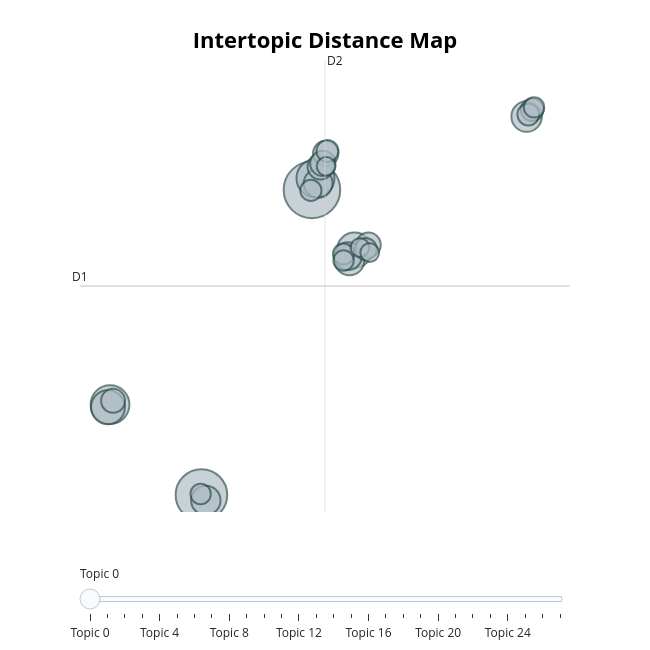

The cell this chart's notebook holds for it:
### Code cell
topic_model.visualize_topics()

### Figure 1 — Plotly figure (JSON) as saved in the notebook; plotly's stock layout.template omitted (floating-point values rounded to 4 significant figures)
{"data": [{"customdata": [[0, "masks | mask | wearing | face | sarscov2", 100], [1, "cure | lemon | ginger | prevent | cures", 83], [2, "brazilian | brazil | death | recorded | court", 47], [3, "facebook | times | shared | posts | infected", 45], [4, "patient | hospital | video | shows | covid19", 39], [5, "hospital | patients | doctor | argentina | died", 36], [6, "gates | bill | melinda | fauci | population", 29], [7, "test | tests | pcr | barrier | swabs", 28], [8, "hydroxychloroquine | chloroquine | paulo | use | so", 27], [9, "picture | august | berlin | german | protest", 26], [10, "symptoms | mutating | contagious | covid19 | asymptomatic", 24], [11, "5g | activated | rna | digitizable | recovers", 21], [12, "italy | newspaper | italian | article | stating", 20], [13, "whatsapp | flu | 1918 | message | spreading", 20], [14, "lockdown | ukraine | june | news | 2020", 19], [15, "colombian | drop | national | government | gdp", 18], [16, "happened | laboratory | odd | failed | impeachment", 16], [17, "abortion | vaccines | vaccine | fetuses | aborted", 15], [18, "since | pandemic | global | defrauded | 300000", 15], [19, "tunisia | border | succeeded | best | considers", 15], [20, "thermometers | infrared | damage | neurons | laser", 14], [21, "fear | deaths | died | 2009 | 1942", 14], [22, "ivermectin | australia | recommends | symptoms | formula", 13], [23, "coronavac | chinese | vaccine | developed | tested", 13], [24, "cases | number | tested | positive | testing", 13], [25, "fraud | pandemic | protesters | occupied | 63", 11], [26, "taiwan | relief | electrical | government | bonus", 11], [27, "nipah | outbreak | abdo | isolates | jeddah", 11]], "hovertemplate": "<b>Topic %{customdata[0]}</b><br>%{customdata[1]}<br>Size: %{customdata[2]}", "legendgroup": "", "marker": {"color": "#B0BEC5", "line": {"color": "DarkSlateGrey", "width": 2}, "size": [100, 83, 47, 45, 39, 36, 29, 28, 27, 26, 24, 21, 20, 20, 19, 18, 16, 15, 15, 15, 14, 14, 13, 13, 13, 11, 11, 11], "sizemode": "area", "sizeref": 0.0625, "symbol": "circle"}, "mode": "markers", "name": "", "orientation": "v", "showlegend": false, "type": "scatter", "x": [1.332, -7.041, -13.97, 1.599, 4.561, -14.12, 17.6, 4.177, -6.707, 1.803, 4.065, 1.984, 2.379, 2.157, 5.611, -13.73, 18.02, 17.73, 5.412, 2.503, 1.254, 3.727, -7.1, 18.16, 3.729, 4.969, 5.708, 2.405], "xaxis": "x", "y": [14.3, -4.389, 1.145, 15.01, 10.6, 0.9872, 18.78, 9.984, -4.723, 14.69, 10.23, 15.72, 16.52, 15.91, 10.92, 1.375, 19.2, 18.91, 10.68, 16.67, 14.26, 10.37, -4.33, 19.35, 9.965, 10.76, 10.45, 15.73], "yaxis": "y"}], "layout": {"annotations": [{"showarrow": false, "text": "D1", "x": -16.24, "y": 8.407, "yshift": 10}, {"showarrow": false, "text": "D2", "x": 2.322, "xshift": 10, "y": 22.25}], "height": 650, "hoverlabel": {"bgcolor": "white", "font": {"family": "Rockwell", "size": 16}}, "legend": {"itemsizing": "constant", "tracegroupgap": 0}, "margin": {"t": 60}, "shapes": [{"line": {"color": "#CFD8DC", "width": 2}, "type": "line", "x0": 2.322, "x1": 2.322, "y0": -5.432, "y1": 22.25}, {"line": {"color": "#9E9E9E", "width": 2}, "type": "line", "x0": -16.24, "x1": 20.88, "y0": 8.407, "y1": 8.407}], "sliders": [{"active": 0, "pad": {"t": 50}, "steps": [{"args": [{"marker.color": [["red", "#B0BEC5", "#B0BEC5", "#B0BEC5", "#B0BEC5", "#B0BEC5", "#B0BEC5", "#B0BEC5", "#B0BEC5", "#B0BEC5", "#B0BEC5", "#B0BEC5", "#B0BEC5", "#B0BEC5", "#B0BEC5", "#B0BEC5", "#B0BEC5", "#B0BEC5", "#B0BEC5", "#B0BEC5", "#B0BEC5", "#B0BEC5", "#B0BEC5", "#B0BEC5", "#B0BEC5", "#B0BEC5", "#B0BEC5", "#B0BEC5"]]}], "label": "Topic 0", "method": "update"}, {"args": [{"marker.color": [["#B0BEC5", "red", "#B0BEC5", "#B0BEC5", "#B0BEC5", "#B0BEC5", "#B0BEC5", "#B0BEC5", "#B0BEC5", "#B0BEC5", "#B0BEC5", "#B0BEC5", "#B0BEC5", "#B0BEC5", "#B0BEC5", "#B0BEC5", "#B0BEC5", "#B0BEC5", "#B0BEC5", "#B0BEC5", "#B0BEC5", "#B0BEC5", "#B0BEC5", "#B0BEC5", "#B0BEC5", "#B0BEC5", "#B0BEC5", "#B0BEC5"]]}], "label": "Topic 1", "method": "update"}, {"args": [{"marker.color": [["#B0BEC5", "#B0BEC5", "red", "#B0BEC5", "#B0BEC5", "#B0BEC5", "#B0BEC5", "#B0BEC5", "#B0BEC5", "#B0BEC5", "#B0BEC5", "#B0BEC5", "#B0BEC5", "#B0BEC5", "#B0BEC5", "#B0BEC5", "#B0BEC5", "#B0BEC5", "#B0BEC5", "#B0BEC5", "#B0BEC5", "#B0BEC5", "#B0BEC5", "#B0BEC5", "#B0BEC5", "#B0BEC5", "#B0BEC5", "#B0BEC5"]]}], "label": "Topic 2", "method": "update"}, {"args": [{"marker.color": [["#B0BEC5", "#B0BEC5", "#B0BEC5", "red", "#B0BEC5", "#B0BEC5", "#B0BEC5", "#B0BEC5", "#B0BEC5", "#B0BEC5", "#B0BEC5", "#B0BEC5", "#B0BEC5", "#B0BEC5", "#B0BEC5", "#B0BEC5", "#B0BEC5", "#B0BEC5", "#B0BEC5", "#B0BEC5", "#B0BEC5", "#B0BEC5", "#B0BEC5", "#B0BEC5", "#B0BEC5", "#B0BEC5", "#B0BEC5", "#B0BEC5"]]}], "label": "Topic 3", "method": "update"}, {"args": [{"marker.color": [["#B0BEC5", "#B0BEC5", "#B0BEC5", "#B0BEC5", "red", "#B0BEC5", "#B0BEC5", "#B0BEC5", "#B0BEC5", "#B0BEC5", "#B0BEC5", "#B0BEC5", "#B0BEC5", "#B0BEC5", "#B0BEC5", "#B0BEC5", "#B0BEC5", "#B0BEC5", "#B0BEC5", "#B0BEC5", "#B0BEC5", "#B0BEC5", "#B0BEC5", "#B0BEC5", "#B0BEC5", "#B0BEC5", "#B0BEC5", "#B0BEC5"]]}], "label": "Topic 4", "method": "update"}, {"args": [{"marker.color": [["#B0BEC5", "#B0BEC5", "#B0BEC5", "#B0BEC5", "#B0BEC5", "red", "#B0BEC5", "#B0BEC5", "#B0BEC5", "#B0BEC5", "#B0BEC5", "#B0BEC5", "#B0BEC5", "#B0BEC5", "#B0BEC5", "#B0BEC5", "#B0BEC5", "#B0BEC5", "#B0BEC5", "#B0BEC5", "#B0BEC5", "#B0BEC5", "#B0BEC5", "#B0BEC5", "#B0BEC5", "#B0BEC5", "#B0BEC5", "#B0BEC5"]]}], "label": "Topic 5", "method": "update"}, {"args": [{"marker.color": [["#B0BEC5", "#B0BEC5", "#B0BEC5", "#B0BEC5", "#B0BEC5", "#B0BEC5", "red", "#B0BEC5", "#B0BEC5", "#B0BEC5", "#B0BEC5", "#B0BEC5", "#B0BEC5", "#B0BEC5", "#B0BEC5", "#B0BEC5", "#B0BEC5", "#B0BEC5", "#B0BEC5", "#B0BEC5", "#B0BEC5", "#B0BEC5", "#B0BEC5", "#B0BEC5", "#B0BEC5", "#B0BEC5", "#B0BEC5", "#B0BEC5"]]}], "label": "Topic 6", "method": "update"}, {"args": [{"marker.color": [["#B0BEC5", "#B0BEC5", "#B0BEC5", "#B0BEC5", "#B0BEC5", "#B0BEC5", "#B0BEC5", "red", "#B0BEC5", "#B0BEC5", "#B0BEC5", "#B0BEC5", "#B0BEC5", "#B0BEC5", "#B0BEC5", "#B0BEC5", "#B0BEC5", "#B0BEC5", "#B0BEC5", "#B0BEC5", "#B0BEC5", "#B0BEC5", "#B0BEC5", "#B0BEC5", "#B0BEC5", "#B0BEC5", "#B0BEC5", "#B0BEC5"]]}], "label": "Topic 7", "method": "update"}, {"args": [{"marker.color": [["#B0BEC5", "#B0BEC5", "#B0BEC5", "#B0BEC5", "#B0BEC5", "#B0BEC5", "#B0BEC5", "#B0BEC5", "red", "#B0BEC5", "#B0BEC5", "#B0BEC5", "#B0BEC5", "#B0BEC5", "#B0BEC5", "#B0BEC5", "#B0BEC5", "#B0BEC5", "#B0BEC5", "#B0BEC5", "#B0BEC5", "#B0BEC5", "#B0BEC5", "#B0BEC5", "#B0BEC5", "#B0BEC5", "#B0BEC5", "#B0BEC5"]]}], "label": "Topic 8", "method": "update"}, {"args": [{"marker.color": [["#B0BEC5", "#B0BEC5", "#B0BEC5", "#B0BEC5", "#B0BEC5", "#B0BEC5", "#B0BEC5", "#B0BEC5", "#B0BEC5", "red", "#B0BEC5", "#B0BEC5", "#B0BEC5", "#B0BEC5", "#B0BEC5", "#B0BEC5", "#B0BEC5", "#B0BEC5", "#B0BEC5", "#B0BEC5", "#B0BEC5", "#B0BEC5", "#B0BEC5", "#B0BEC5", "#B0BEC5", "#B0BEC5", "#B0BEC5", "#B0BEC5"]]}], "label": "Topic 9", "method": "update"}, {"args": [{"marker.color": [["#B0BEC5", "#B0BEC5", "#B0BEC5", "#B0BEC5", "#B0BEC5", "#B0BEC5", "#B0BEC5", "#B0BEC5", "#B0BEC5", "#B0BEC5", "red", "#B0BEC5", "#B0BEC5", "#B0BEC5", "#B0BEC5", "#B0BEC5", "#B0BEC5", "#B0BEC5", "#B0BEC5", "#B0BEC5", "#B0BEC5", "#B0BEC5", "#B0BEC5", "#B0BEC5", "#B0BEC5", "#B0BEC5", "#B0BEC5", "#B0BEC5"]]}], "label": "Topic 10", "method": "update"}, {"args": [{"marker.color": [["#B0BEC5", "#B0BEC5", "#B0BEC5", "#B0BEC5", "#B0BEC5", "#B0BEC5", "#B0BEC5", "#B0BEC5", "#B0BEC5", "#B0BEC5", "#B0BEC5", "red", "#B0BEC5", "#B0BEC5", "#B0BEC5", "#B0BEC5", "#B0BEC5", "#B0BEC5", "#B0BEC5", "#B0BEC5", "#B0BEC5", "#B0BEC5", "#B0BEC5", "#B0BEC5", "#B0BEC5", "#B0BEC5", "#B0BEC5", "#B0BEC5"]]}], "label": "Topic 11", "method": "update"}, {"args": [{"marker.color": [["#B0BEC5", "#B0BEC5", "#B0BEC5", "#B0BEC5", "#B0BEC5", "#B0BEC5", "#B0BEC5", "#B0BEC5", "#B0BEC5", "#B0BEC5", "#B0BEC5", "#B0BEC5", "red", "#B0BEC5", "#B0BEC5", "#B0BEC5", "#B0BEC5", "#B0BEC5", "#B0BEC5", "#B0BEC5", "#B0BEC5", "#B0BEC5", "#B0BEC5", "#B0BEC5", "#B0BEC5", "#B0BEC5", "#B0BEC5", "#B0BEC5"]]}], "label": "Topic 12", "method": "update"}, {"args": [{"marker.color": [["#B0BEC5", "#B0BEC5", "#B0BEC5", "#B0BEC5", "#B0BEC5", "#B0BEC5", "#B0BEC5", "#B0BEC5", "#B0BEC5", "#B0BEC5", "#B0BEC5", "#B0BEC5", "#B0BEC5", "red", "#B0BEC5", "#B0BEC5", "#B0BEC5", "#B0BEC5", "#B0BEC5", "#B0BEC5", "#B0BEC5", "#B0BEC5", "#B0BEC5", "#B0BEC5", "#B0BEC5", "#B0BEC5", "#B0BEC5", "#B0BEC5"]]}], "label": "Topic 13", "method": "update"}, {"args": [{"marker.color": [["#B0BEC5", "#B0BEC5", "#B0BEC5", "#B0BEC5", "#B0BEC5", "#B0BEC5", "#B0BEC5", "#B0BEC5", "#B0BEC5", "#B0BEC5", "#B0BEC5", "#B0BEC5", "#B0BEC5", "#B0BEC5", "red", "#B0BEC5", "#B0BEC5", "#B0BEC5", "#B0BEC5", "#B0BEC5", "#B0BEC5", "#B0BEC5", "#B0BEC5", "#B0BEC5", "#B0BEC5", "#B0BEC5", "#B0BEC5", "#B0BEC5"]]}], "label": "Topic 14", "method": "update"}, {"args": [{"marker.color": [["#B0BEC5", "#B0BEC5", "#B0BEC5", "#B0BEC5", "#B0BEC5", "#B0BEC5", "#B0BEC5", "#B0BEC5", "#B0BEC5", "#B0BEC5", "#B0BEC5", "#B0BEC5", "#B0BEC5", "#B0BEC5", "#B0BEC5", "red", "#B0BEC5", "#B0BEC5", "#B0BEC5", "#B0BEC5", "#B0BEC5", "#B0BEC5", "#B0BEC5", "#B0BEC5", "#B0BEC5", "#B0BEC5", "#B0BEC5", "#B0BEC5"]]}], "label": "Topic 15", "method": "update"}, {"args": [{"marker.color": [["#B0BEC5", "#B0BEC5", "#B0BEC5", "#B0BEC5", "#B0BEC5", "#B0BEC5", "#B0BEC5", "#B0BEC5", "#B0BEC5", "#B0BEC5", "#B0BEC5", "#B0BEC5", "#B0BEC5", "#B0BEC5", "#B0BEC5", "#B0BEC5", "red", "#B0BEC5", "#B0BEC5", "#B0BEC5", "#B0BEC5", "#B0BEC5", "#B0BEC5", "#B0BEC5", "#B0BEC5", "#B0BEC5", "#B0BEC5", "#B0BEC5"]]}], "label": "Topic 16", "method": "update"}, {"args": [{"marker.color": [["#B0BEC5", "#B0BEC5", "#B0BEC5", "#B0BEC5", "#B0BEC5", "#B0BEC5", "#B0BEC5", "#B0BEC5", "#B0BEC5", "#B0BEC5", "#B0BEC5", "#B0BEC5", "#B0BEC5", "#B0BEC5", "#B0BEC5", "#B0BEC5", "#B0BEC5", "red", "#B0BEC5", "#B0BEC5", "#B0BEC5", "#B0BEC5", "#B0BEC5", "#B0BEC5", "#B0BEC5", "#B0BEC5", "#B0BEC5", "#B0BEC5"]]}], "label": "Topic 17", "method": "update"}, {"args": [{"marker.color": [["#B0BEC5", "#B0BEC5", "#B0BEC5", "#B0BEC5", "#B0BEC5", "#B0BEC5", "#B0BEC5", "#B0BEC5", "#B0BEC5", "#B0BEC5", "#B0BEC5", "#B0BEC5", "#B0BEC5", "#B0BEC5", "#B0BEC5", "#B0BEC5", "#B0BEC5", "#B0BEC5", "red", "#B0BEC5", "#B0BEC5", "#B0BEC5", "#B0BEC5", "#B0BEC5", "#B0BEC5", "#B0BEC5", "#B0BEC5", "#B0BEC5"]]}], "label": "Topic 18", "method": "update"}, {"args": [{"marker.color": [["#B0BEC5", "#B0BEC5", "#B0BEC5", "#B0BEC5", "#B0BEC5", "#B0BEC5", "#B0BEC5", "#B0BEC5", "#B0BEC5", "#B0BEC5", "#B0BEC5", "#B0BEC5", "#B0BEC5", "#B0BEC5", "#B0BEC5", "#B0BEC5", "#B0BEC5", "#B0BEC5", "#B0BEC5", "red", "#B0BEC5", "#B0BEC5", "#B0BEC5", "#B0BEC5", "#B0BEC5", "#B0BEC5", "#B0BEC5", "#B0BEC5"]]}], "label": "Topic 19", "method": "update"}, {"args": [{"marker.color": [["#B0BEC5", "#B0BEC5", "#B0BEC5", "#B0BEC5", "#B0BEC5", "#B0BEC5", "#B0BEC5", "#B0BEC5", "#B0BEC5", "#B0BEC5", "#B0BEC5", "#B0BEC5", "#B0BEC5", "#B0BEC5", "#B0BEC5", "#B0BEC5", "#B0BEC5", "#B0BEC5", "#B0BEC5", "#B0BEC5", "red", "#B0BEC5", "#B0BEC5", "#B0BEC5", "#B0BEC5", "#B0BEC5", "#B0BEC5", "#B0BEC5"]]}], "label": "Topic 20", "method": "update"}, {"args": [{"marker.color": [["#B0BEC5", "#B0BEC5", "#B0BEC5", "#B0BEC5", "#B0BEC5", "#B0BEC5", "#B0BEC5", "#B0BEC5", "#B0BEC5", "#B0BEC5", "#B0BEC5", "#B0BEC5", "#B0BEC5", "#B0BEC5", "#B0BEC5", "#B0BEC5", "#B0BEC5", "#B0BEC5", "#B0BEC5", "#B0BEC5", "#B0BEC5", "red", "#B0BEC5", "#B0BEC5", "#B0BEC5", "#B0BEC5", "#B0BEC5", "#B0BEC5"]]}], "label": "Topic 21", "method": "update"}, {"args": [{"marker.color": [["#B0BEC5", "#B0BEC5", "#B0BEC5", "#B0BEC5", "#B0BEC5", "#B0BEC5", "#B0BEC5", "#B0BEC5", "#B0BEC5", "#B0BEC5", "#B0BEC5", "#B0BEC5", "#B0BEC5", "#B0BEC5", "#B0BEC5", "#B0BEC5", "#B0BEC5", "#B0BEC5", "#B0BEC5", "#B0BEC5", "#B0BEC5", "#B0BEC5", "red", "#B0BEC5", "#B0BEC5", "#B0BEC5", "#B0BEC5", "#B0BEC5"]]}], "label": "Topic 22", "method": "update"}, {"args": [{"marker.color": [["#B0BEC5", "#B0BEC5", "#B0BEC5", "#B0BEC5", "#B0BEC5", "#B0BEC5", "#B0BEC5", "#B0BEC5", "#B0BEC5", "#B0BEC5", "#B0BEC5", "#B0BEC5", "#B0BEC5", "#B0BEC5", "#B0BEC5", "#B0BEC5", "#B0BEC5", "#B0BEC5", "#B0BEC5", "#B0BEC5", "#B0BEC5", "#B0BEC5", "#B0BEC5", "red", "#B0BEC5", "#B0BEC5", "#B0BEC5", "#B0BEC5"]]}], "label": "Topic 23", "method": "update"}, {"args": [{"marker.color": [["#B0BEC5", "#B0BEC5", "#B0BEC5", "#B0BEC5", "#B0BEC5", "#B0BEC5", "#B0BEC5", "#B0BEC5", "#B0BEC5", "#B0BEC5", "#B0BEC5", "#B0BEC5", "#B0BEC5", "#B0BEC5", "#B0BEC5", "#B0BEC5", "#B0BEC5", "#B0BEC5", "#B0BEC5", "#B0BEC5", "#B0BEC5", "#B0BEC5", "#B0BEC5", "#B0BEC5", "red", "#B0BEC5", "#B0BEC5", "#B0BEC5"]]}], "label": "Topic 24", "method": "update"}, {"args": [{"marker.color": [["#B0BEC5", "#B0BEC5", "#B0BEC5", "#B0BEC5", "#B0BEC5", "#B0BEC5", "#B0BEC5", "#B0BEC5", "#B0BEC5", "#B0BEC5", "#B0BEC5", "#B0BEC5", "#B0BEC5", "#B0BEC5", "#B0BEC5", "#B0BEC5", "#B0BEC5", "#B0BEC5", "#B0BEC5", "#B0BEC5", "#B0BEC5", "#B0BEC5", "#B0BEC5", "#B0BEC5", "#B0BEC5", "red", "#B0BEC5", "#B0BEC5"]]}], "label": "Topic 25", "method": "update"}, {"args": [{"marker.color": [["#B0BEC5", "#B0BEC5", "#B0BEC5", "#B0BEC5", "#B0BEC5", "#B0BEC5", "#B0BEC5", "#B0BEC5", "#B0BEC5", "#B0BEC5", "#B0BEC5", "#B0BEC5", "#B0BEC5", "#B0BEC5", "#B0BEC5", "#B0BEC5", "#B0BEC5", "#B0BEC5", "#B0BEC5", "#B0BEC5", "#B0BEC5", "#B0BEC5", "#B0BEC5", "#B0BEC5", "#B0BEC5", "#B0BEC5", "red", "#B0BEC5"]]}], "label": "Topic 26", "method": "update"}, {"args": [{"marker.color": [["#B0BEC5", "#B0BEC5", "#B0BEC5", "#B0BEC5", "#B0BEC5", "#B0BEC5", "#B0BEC5", "#B0BEC5", "#B0BEC5", "#B0BEC5", "#B0BEC5", "#B0BEC5", "#B0BEC5", "#B0BEC5", "#B0BEC5", "#B0BEC5", "#B0BEC5", "#B0BEC5", "#B0BEC5", "#B0BEC5", "#B0BEC5", "#B0BEC5", "#B0BEC5", "#B0BEC5", "#B0BEC5", "#B0BEC5", "#B0BEC5", "red"]]}], "label": "Topic 27", "method": "update"}]}], "title": {"font": {"color": "Black", "size": 22}, "text": "<b>Intertopic Distance Map</b>", "x": 0.5, "xanchor": "center", "y": 0.95, "yanchor": "top"}, "width": 650, "xaxis": {"anchor": "y", "domain": [0, 1], "range": [-16.24, 20.88], "title": {"text": ""}, "visible": false}, "yaxis": {"anchor": "x", "domain": [0, 1], "range": [-5.432, 22.25], "title": {"text": ""}, "visible": false}}}
